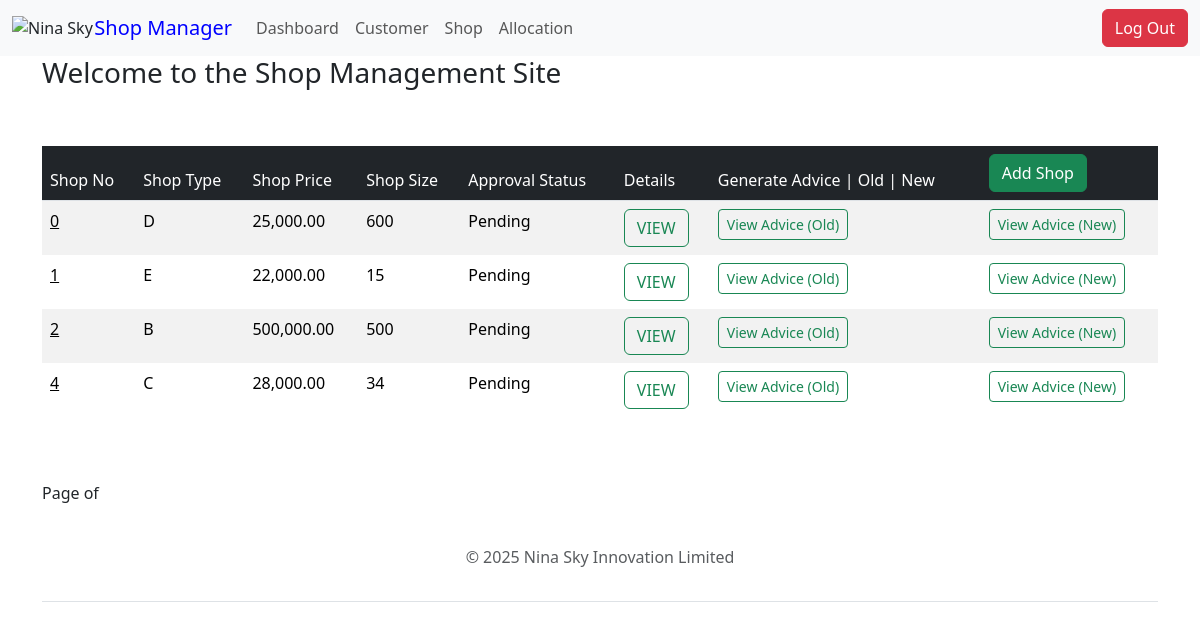
The page /shops/ (signed in) on the database its author committed.
### shop/models.py (models this page shows, shortened)
class Shop(models.Model):
    Type = [
        ('Platinum', 'Platinum'),
        ('Titanium', 'Titanium'),
        ('Diamond', 'Diamond'),
        ('Premium', 'Premium'),
        ('Gold', 'Gold'),
        ('Silver', 'Silver'),
    ]
    Floor = [
        ('G', 'Ground Floor'),
        ('1', 'First Floor'),
        ('2', 'Second Floor'),
    ]
    STATUS = [
        ('vacant', 'Vacant'),
        ('allocated', 'Allocated'),
    ]
    name = models.CharField(max_length=255)
    type = models.CharField(max_length=10, choices=Type)
    price = models.DecimalField(max_digits=10, decimal_places=2)
    shop_price = models.DecimalField(max_digits=10, decimal_places=2, blank=True, null=True)
    new_shop_price = models.DecimalField(max_digits=10, decimal_places=2, blank=True, null=True)
    caution_fee = models.DecimalField(max_digits=12, decimal_places=2, default=100000.00)
    no = models.CharField(max_length=5, validators=[MinLengthValidator(4)], unique=True)
    address = models.CharField(max_length=300)
    floor = models.CharField(max_length=20, choices=Floor)
    size = models.IntegerField()
    status = models.CharField(max_length=10, choices=STATUS, default='vacant')
    is_paid = models.BooleanField(default=False)
    is_approved = models.BooleanField(default=False)
    class Meta:
        ordering = ["no"]
    @property
    def rent(self):
        return self.size * self.price
    @property
    def shop_price(self):
        result = self.rent * Decimal('1.075')
        return result.quantize(Decimal('0.01'), rounding=ROUND_HALF_UP)
    @property
    def shop_rent(self): # FOR OLD CUSTOMERS
        result = self.shop_price * Decimal('1.05')
        return result.quantize(Decimal('0.01'), rounding=ROUND_HALF_UP)

### shop/views.py (the view)
# urls.py: path('shops/', views.myshops, name="all-shops"),
@login_required
def myshops(request):
    all_shops = Shop.objects.all().order_by("no")
    context = {"all_shops": all_shops}
    return render(request, "shop/myshop.html", context)

### templates/shop/myshop.html (shortened to what this page needs)
{% extends 'base.html' %} {% block title %} Shop Management | Nina Sky Innovation Limited {% endblock %}
{% block content %}
<div class="container ml-3 mr-3">
    <div class ="row">
                    <div class="col-md-9">
                        <h3>Welcome to the Shop Management Site</h3>
                    </div>
                    <div class="col-md-3">
                    </div>
    </div>
    <br><br>
    <div class ="row">
            <div class="col-md-12">
                <table class="table  table-hover  table-striped table-borderless">
                    <thead class="table-dark border-bottom font-weight-bold">
                        <tr>
                            <td>Shop No</td>
                            <td>Shop Type</td>
                            <td>Shop Price</td>
                            <td>Shop Size</td>
                            <td>Approval Status</td>
                            <td>Details</td>
                            <td>Generate Advice | Old | New</td>
                             {% if user.is_superuser %}
                            <td>  <a href="{% url 'shop-create' %}" class="btn btn-success">Add Shop</a></td>
                            {% endif %}
                        </tr>
                    </thead>
                    <tbody>
                        {% for shop in all_shops %}
                        <tr>
                        <td><a style="color: black;" href="{% url 'admin-edit-shop-form' shop.no %}">{{shop.no}}</a></td>
                        <td>{{shop.type}}</td>
                        <td>{{shop.price}}</td>
                        <td>{{shop.size}}</td>
                        {% if shop.is_approved %}
                        <td>Approved</td>
                        {% else %}
                        <td>Pending</td>
                        {% endif %}
                         {% if user.is_staff or user.is_superuser %}
                        <td>
                         <a href="{% url 'admin-edit-shop-form' shop.no %}" class="btn btn-outline-success">
                         VIEW
                         </a>
                        </td>
                        {% endif %}
                        <td>
                            <a href="{% url 'generate-payment-advice-old' shop.no %}" class="btn btn-outline-success btn-sm">
                            View Advice (Old)
                            </a>
                           </td>
                        <td>
                            <a href="{% url 'generate-shop-paymrnt-advice' shop.no %}" class="btn btn-outline-success btn-sm">
                            View Advice (New)
                            </a>
                           </td>
                        </tr>
                        {% endfor %}
                    </tbody>
                    </table>
                    <br/></br>
                    Page {{ shops.number }} of {{ shops.pagintor.num_pages }}
                </div>
                </div>
        </div>
{% endblock %}

### rows shown on the page
Shop: no "0", type "D", price "25,000.00", size "600", is_approved "Pending"
Shop: no "1", type "E", price "22,000.00", size "15", is_approved "Pending"
Shop: no "2", type "B", price "500,000.00", size "500", is_approved "Pending"
Shop: no "4", type "C", price "28,000.00", size "34", is_approved "Pending"
